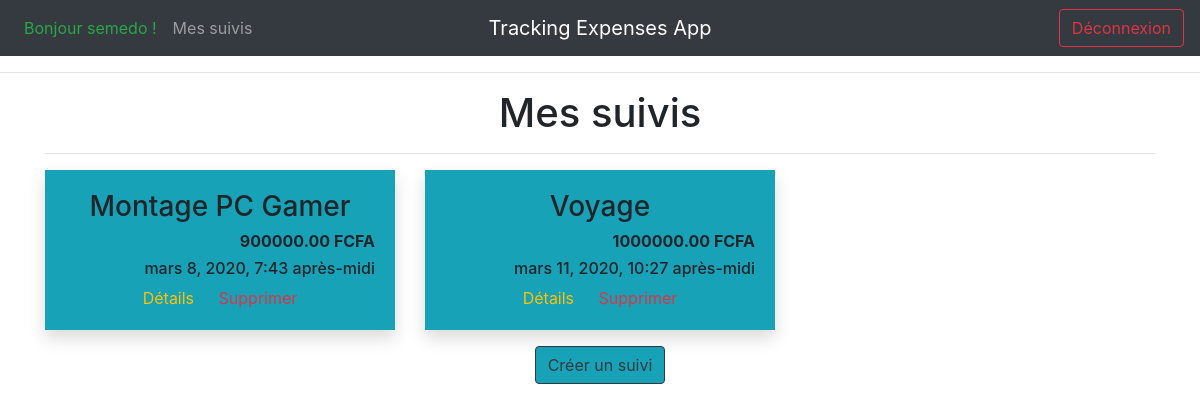
The page / (signed in) on the database its author committed.
### suivi_depenses/models.py (models this page shows, shortened)
class Suivi(models.Model):
    user = models.ForeignKey(User,on_delete=models.CASCADE,related_name='suivis',null=True)
    slug = models.SlugField(max_length=100,unique=True,blank=True)
    date_creation = models.DateTimeField(auto_now_add=True)
    nom = models.CharField(max_length=100)
    budget = models.DecimalField(max_digits=10,decimal_places=2)
    date_limite = models.DateField()

### suivi_depenses/views.py (the view)
# urls.py: path('',views.liste_suivis,name='liste_suivis'),
@login_required(login_url="/connexion/")
def liste_suivis(request):
    user=request.user
    suivis=Suivi.objects.filter(user=user)
    return render(request,'suivi_depenses/liste_suivis.html',{'suivis':suivis})

### suivi_depenses/templates/suivi_depenses/liste_suivis.html
{% extends 'suivi_depenses/base.html' %}
{% block content %}
<div class="container">
    <h1 class="text-center">Mes suivis</h1>
    <hr>
    <div class="row">
        {% for s in suivis %}
        <div class="col-4">
            <div class="card-body bg-info text-center shadow">
                <h3>{{s.nom}}</h3>
                <h6 class="text-right font-weight-bold">{{s.budget}} FCFA</h6>
                <h6 class="text-right">{{s.date_creation}}</h6>
                <a href="{% url 'details_suivi' s.slug%}" class="card-link text-warning ">Détails</a>
                <a href="{% url 'del_suivi' s.slug%}" class="card-link text-danger ">Supprimer</a>
            </div>
        </div>
        {% empty %}
        <div class="text-center">
            <h2 class="text-secondary">Pas encore de suivi...</h2>
        </div>
        {% endfor %}
    </div>
    <div class="text-center mt-3">
        <a href="{% url 'ajout_suivi' %}"><button class="btn btn-info btn-outline-dark">Créer un suivi</button></a>
    </div>
</div>
{% endblock %}

### suivi_depenses/templates/suivi_depenses/base.html (shortened to what this page needs)
{% load static %}
<!DOCTYPE html>
<html lang="en">
<head>
  <link rel="stylesheet" href="{% static 'css/bootstrap.min.css' %}">
  <link rel="stylesheet" href="{% static 'css/style.css' %}">
</head>
<body>
  <nav class="navbar navbar-expand-md navbar-dark bg-dark">
    <div class="navbar-collapse collapse w-100 order-1 order-md-0 dual-collapse2">
        <ul class="navbar-nav mr-auto">
            <li class="nav-item active">
                <a class="nav-link text-success" href="#">Bonjour {{user}} !</a>
            </li>
            <li class="nav-item">
                <a class="nav-link" href="/">Mes suivis</a>
            </li>
        </ul>
    </div>
    <div class="mx-auto order-0">
        <a class="navbar-brand mx-auto" href="#">Tracking Expenses App</a>
    </div>
    <div class="navbar-collapse collapse w-100 order-3 dual-collapse2">
        <ul class="navbar-nav ml-auto">
            <li class="nav-item">
              <form action="{% url 'deconnexion' %}" method="post">
                <button type="submit" class="btn btn-dark btn-outline-danger">Déconnexion</button>
              </form>
            </li>
        </ul>
    </div>
</nav>
<hr>
  {% block content %}
  {% endblock %}
</body>
</html>

### rows shown on the page
Suivi: nom "Montage PC Gamer", budget "900000.00", date_creation "mars 8, 2020, 7:43 après-midi"
Suivi: nom "Voyage", budget "1000000.00", date_creation "mars 11, 2020, 10:27 après-midi"

### other values the page prints
{{ user }} "semedo"
